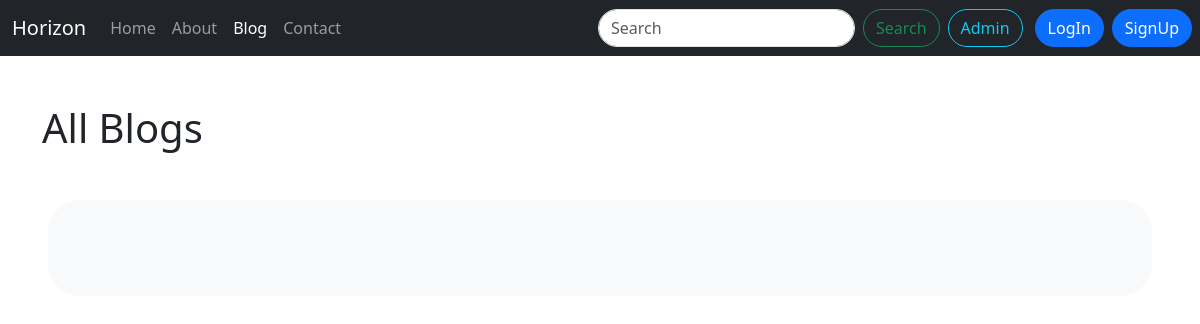
Page /blog/ on the earlier database version.
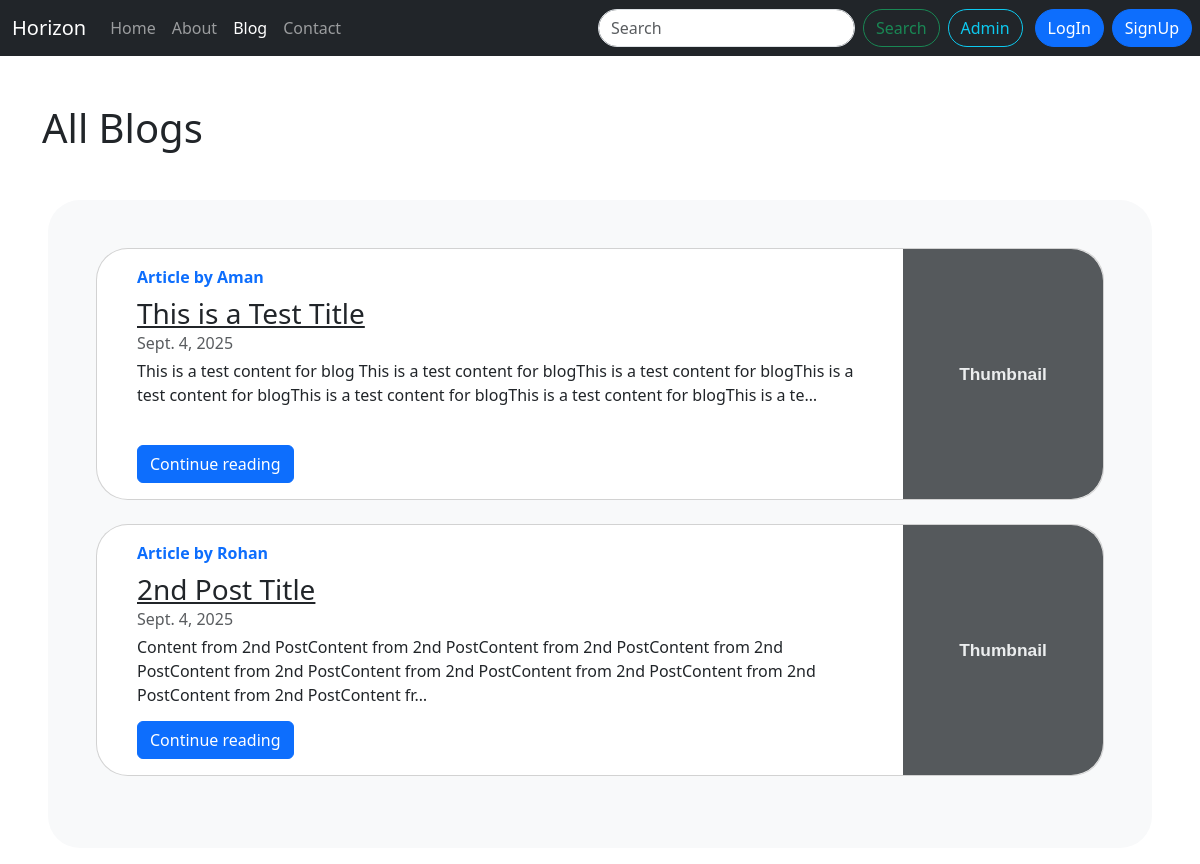
Same page on the later database version.
### blog/models.py (models this page shows, shortened)
class Post(models.Model):
    sno = models.AutoField(primary_key=True)
    title = models.CharField(max_length=255)
    content = models.TextField()
    author = models.CharField(max_length=50)
    slug = models.CharField(max_length=130, default='')
    timestamp = models.DateTimeField(default=timezone.now, blank=True)

### blog/views.py (the view)
# urls.py: path('', views.blogHome, name='blogHome'),
def blogHome(request):
    allPost = Post.objects.all()
    return render(request, 'blog/blogHome.html', {'allPost' : allPost})

### templates/blog/blogHome.html (shortened to what this page needs)
{% extends "base.html" %}
{% block blogactive %} active {% endblock blogactive %}
{% block body %}
  <div class="container">
    <h1 class="display-6 my-5">All Blogs</h1>
  </div>
  <div class="mx-5 my-3 bg-body-tertiary p-5 rounded-5 object-fit-fill">
    {% for post in allPost %}
    <div class="mb-2">
      <div class="card flex-md-row mb-4 box-shadow h-md-250 rounded-5">
        <div class="card-body d-flex flex-column align-items-start mx-4">
          <strong class="d-inline-block mb-2 text-primary">Article by {{post.author}}</strong>
          <h3 class="mb-0">
            <a class="text-dark" href="/blog/{{post.slug}}">{{post.title}}</a>
          </h3>
          <div class="mb-1 text-muted">{{post.timestamp.date}}</div>
          <p class="card-text mb-auto">
            {{post.content | truncatechars:200}}
          </p>
          <a href="/blog/{{post.slug}}" role="button" class="btn btn-primary"
            >Continue reading</a
          >
        </div>
        <img
          class="card-img-right flex-auto d-none d-md-block rounded-end-5"
          data-src="holder.js/200x250?theme=thumb"
          alt="Thumbnail [200x250]"
          data-holder-rendered="true"
          style="height: 250px"
        />
      </div>
    </div>
    {% endfor %}
  </div>
{% endblock body %}

Differences in the rows shown:
added Post: author "Aman", title "This is a Test Title", timestamp "Sept. 4, 2025", content "This is a test content for blog This is a test content for blogThis is a test content for blogThis is a test content for blogThis is a test content for blogThis is a test content for blogThis is a te…"
added Post: author "Rohan", title "2nd Post Title", timestamp "Sept. 4, 2025", content "Content from 2nd PostContent from 2nd PostContent from 2nd PostContent from 2nd PostContent from 2nd PostContent from 2nd PostContent from 2nd PostContent from 2nd PostContent from 2nd PostContent fr…"
